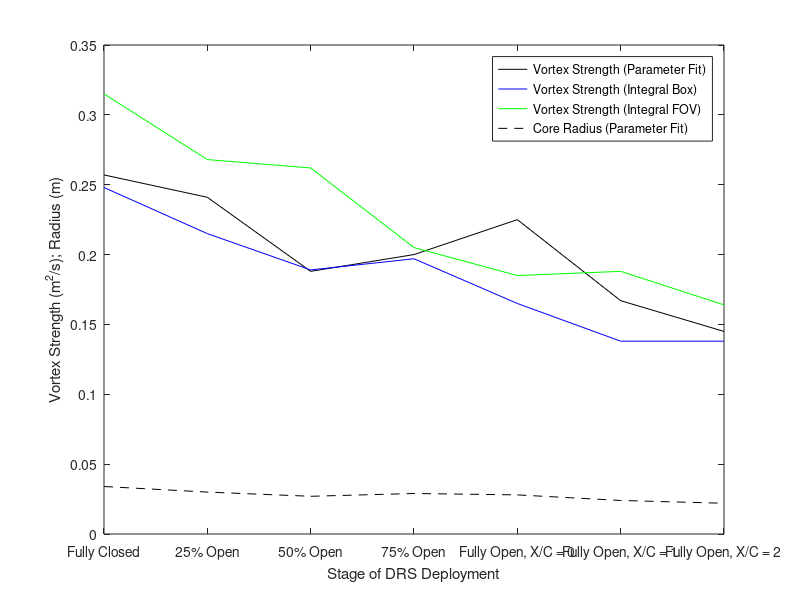

Recreate this plot in MATLAB.


Gamma_fit = [.257 .241 .188 .2 .225 .167 .145];
Gamma_box = [.248 .215 .189 .197 .165 .138 .138];
Gamma_fov = [.315 .268 .262 .205 .185 .188 .164];
rcore_fit = [0.034 0.03 0.027 0.029 0.028 0.024 0.022];
% deploy = [0 .25 .50 .75 1 1.25 1.5];
deploy = [1 2 3 4 5 6 7];
labels = {'Fully Closed' '25% Open' '50% Open' '75% Open' 'Fully Open, X/C = 0' 'Fully Open, X/C = 1' 'Fully Open, X/C = 2'};

plot(deploy,Gamma_fit,'k',deploy,Gamma_box,'b',deploy,Gamma_fov,'g',deploy,rcore_fit,'k--')
legend('Vortex Strength (Parameter Fit)','Vortex Strength (Integral Box)','Vortex Strength (Integral FOV)','Core Radius (Parameter Fit)','Location','Best')
set(gca, 'XTick', 1:7, 'XTickLabel', labels);
xlabel('Stage of DRS Deployment')
ylabel('Vortex Strength (m^2/s); Radius (m)')